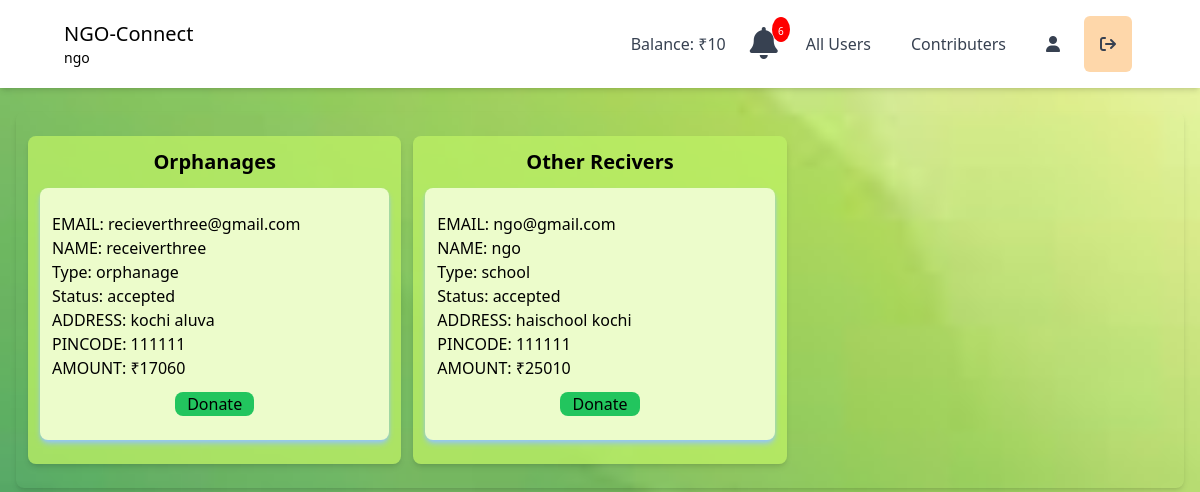
The page /ngo/ngo_base/ (signed in) on the database as committed earlier.
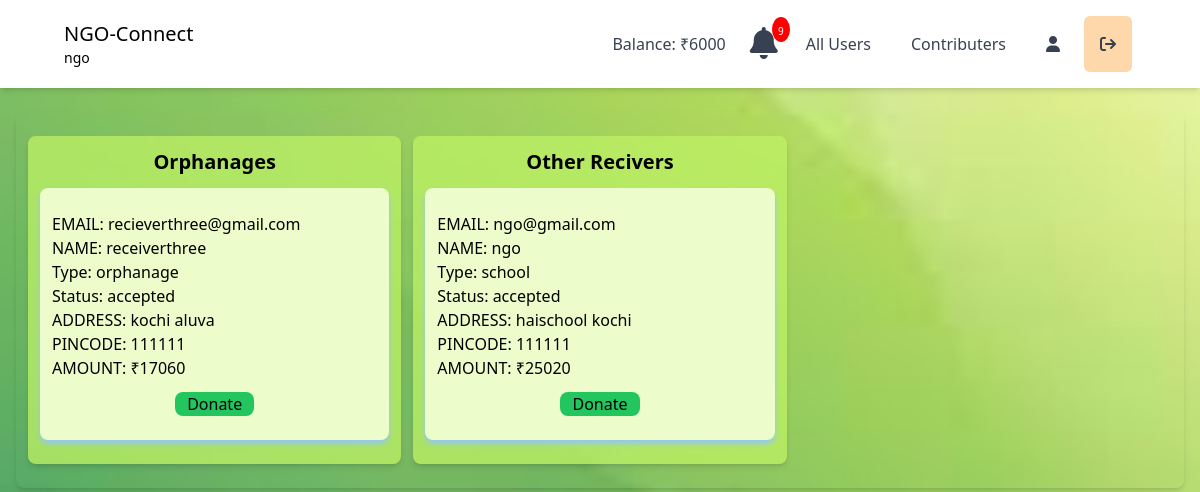
The same page on the database as committed later.
### ngo/models.py (models this page shows)
class NgoBank(models.Model):
    user = models.OneToOneField(User, on_delete=models.CASCADE)
    current_balance = models.IntegerField(null=True)

### reciever/models.py (models this page shows)
class RecieverBank(models.Model):
    user = models.OneToOneField(User, on_delete=models.CASCADE)
    current_balance = models.IntegerField(null=True)

### ngo/views.py (the view)
# urls.py: path('ngo_base/', views.ngo_base, name="ngo_base"),
@login_required(login_url="signup")
def ngo_base(request):
    user_name=request.user
    users = User.objects.all()
    user_details = ngousers.objects.all()
    reciever = ReceiverMoreDetails.objects.all()
    reciever_ngo = Reciever_under_ngo.objects.all()
    reciever_bank = RecieverBank.objects.all()
    count = 1
    ngo_request_count = Reciever_under_ngo.objects.filter(user=request.user, status='pending')
    ngo_request_oah_count = Reciever_under_ngo.objects.filter(
        user=request.user,
        status='accepted',
        reciever__receivermoredetails__reciever_type='OAH'  # Spanning relationships
    ).distinct().count()
    ngo_request_orphanage_count = Reciever_under_ngo.objects.filter(
        user=request.user,
        status='accepted',
        reciever__receivermoredetails__reciever_type='orphanage'  # Spanning relationships
    ).distinct().count()
    ngo_request_non_oah_orphanage_count = Reciever_under_ngo.objects.filter(
        user=request.user,
        status='accepted'
    ).exclude(
        reciever__receivermoredetails__reciever_type__in=['OAH', 'orphanage']
    ).distinct().count()
    try:
        bank = NgoBank.objects.get(user=request.user)
    except NgoBank.DoesNotExist:
        bank = NgoBank(user=request.user)
    notifications = Notifications.objects.filter(user=request.user).order_by('-id')
    notification_count = notifications.count()
    balance = ngousers.objects.get(user=request.user)
    context = {
        'me' : user_name,
        'users' : users,
        'user_details' : user_details,
        'count' : count,
        'reciever' : reciever,
        'reciever_ngo' : reciever_ngo,
        'ngo_request_count' : ngo_request_count,
        'ngo_request_oah_count' : ngo_request_oah_count,
        'ngo_request_orphanage_count' : ngo_request_orphanage_count,
        'ngo_request_non_oah_orphanage_count' : ngo_request_non_oah_orphanage_count,
        'bank' : bank,
        'notifications' : notifications,
        'notification_count' : notification_count,
        'balance' : balance,
        'reciever_bank' : reciever_bank,
    }
    return render(request, 'ngo_base.html', context)

### ngo/templates/ngo_base.html (shortened to what the changed rows need)
<!DOCTYPE html>
<html lang="en">
<head>
    <script src="https://cdn.tailwindcss.com"></script>
    <link rel="stylesheet" href="https://cdnjs.cloudflare.com/ajax/libs/font-awesome/6.1.1/css/all.min.css" />
    <link
    rel="stylesheet"
    href="https://cdn.jsdelivr.net/npm/bootstrap-icons@1.3.0/font/bootstrap-icons.css"
  />
</head>
<body class="font-sans" style="
            background-size: cover;
            background-position: center;" >
<header
    class="lg:px-16 px-4 bg-white flex flex-wrap items-center py-4 shadow-md"
>
    <div class="hidden lg:flex lg:items-center lg:w-auto w-full" id="menu">
        <nav>
            <ul
                class="lg:flex items-center justify-between text-base text-gray-700 pt-4 lg:pt-0"
            >
            <li>
              <a class="md:p-4 py-3 px-0 block" href="/ngo/ngo_balance_sheet">Balance: ₹{{bank.current_balance}}</a>
            </li>
            <li class="relative">
              <a href="#" class="px-2" id="notificationButton">
                <div class="notification-icon">
                    <i class="fas fa-bell fa-2x"></i>
                    <span class="badge">{{ notification_count }}</span>
                </div>
              </a>
            </li>
            </ul>
        </nav>
    </div>
</header>
<section class="text-center my-6 mx-4">
    <div class="flex flex-col lg:grid lg:grid-cols-3 gap-3 justify-around rounded-lg shadow-md p-3 my-3">
      {% if ngo_request_orphanage_count != 0 %}
        <div class="bg-lime-300/75 rounded-lg shadow-md p-3 my-3">
            <h2 class="text-xl font-bold">Orphanages</h2>
        </div>
      {% endif %}
      {% if ngo_request_non_oah_orphanage_count != 0 %}
        <div class="bg-lime-300/75 rounded-lg shadow-md p-3 my-3">
          <h2 class="text-xl font-bold">Other Recivers</h2>
        {% for user in users %} {% for detail in user_details %} {% if detail.user == user %}
        {% if detail.user_type == "Receiver" %}
        {% for r in reciever %}
        {% if r.user == user and r.reciever_type != 'OAH' and r.reciever_type != 'orphanage' %}
        {% for i in reciever_ngo %}
        {% if i.reciever == user and i.user == me and i.status == 'accepted' %}
        <div class="shadow-md shadow-blue-300 p-3 my-3 bg-lime-100 rounded-lg">
          <ul class="mt-3">
            <li class="text-left">EMAIL: {{ i.user.username }}</li>
            <li class="text-left">NAME: {{ i.user.first_name }}</li>
            <li class="text-left">Type: {{ r.reciever_type }} </li>
            <li class="text-left">Status: {{ i.status }} </li>
            <li class="text-left">ADDRESS: {{ detail.address }}</li>
            <li class="text-left">PINCODE: {{ detail.pincode }}</li>
            {% for bal in reciever_bank %}
            {% if bal.user == detail.user %}
              <li class="text-left">AMOUNT: ₹{{ bal.current_balance }}</li>
            {% endif %}
            {% endfor %}
          </ul>
          <div class="flex justify-around">
            <form method="post" action="/ngo/ngo_donate_btn_request">
                <button type="submit" class="my-3 px-3 bg-green-500 rounded-lg">Donate</button>
            </form>
          </div>
        </div>
        {% endif %}
        {% endfor %}
        {% endif %}
        {% endfor %}
        {% endif %}
        {% endif %} {% endfor %} {% endfor %}
      </div>
    {% endif %}
      </div>
    </section>
  </body>
</html>

Rows that differ between the two databases and show on the page:
changed NgoBank: current_balance "10" → "6000"
changed RecieverBank (number 2 of 2 on the later page): current_balance "25010" → "25020"
Other text that changed with them:
{{ notification_count }}: "6" → "9"
